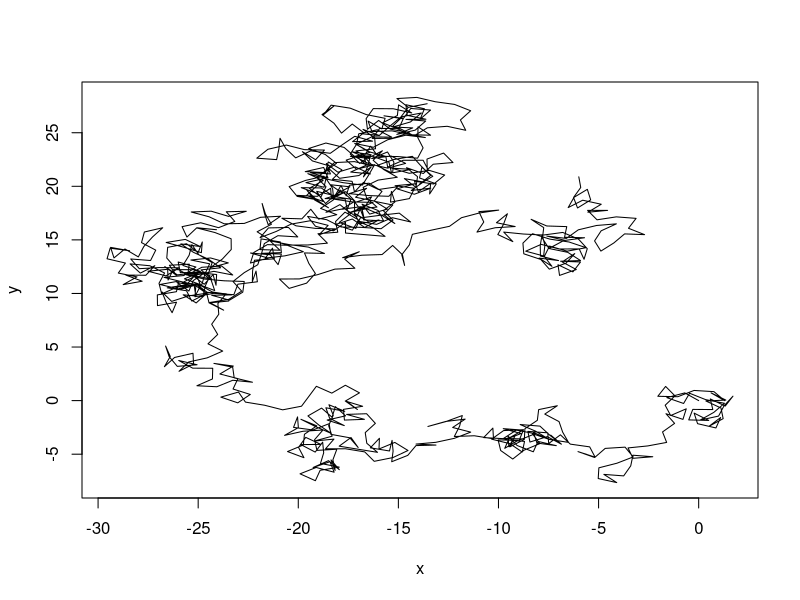
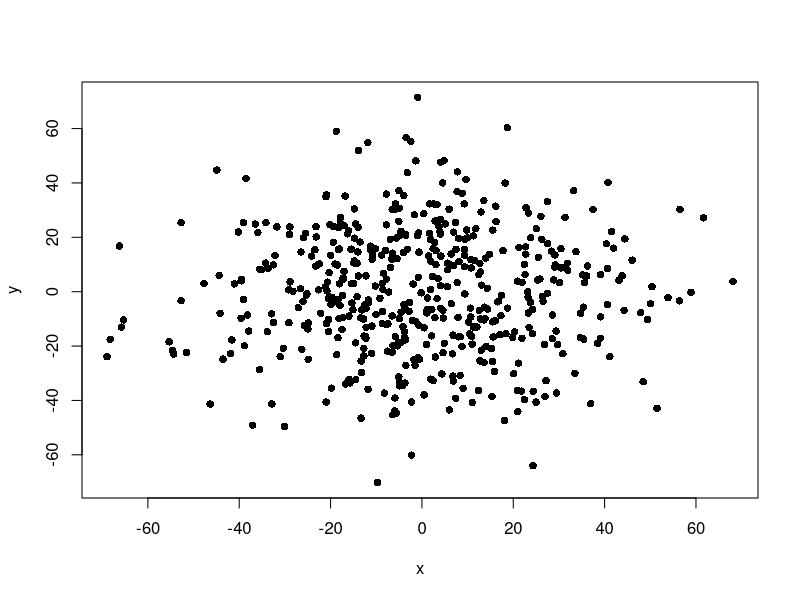
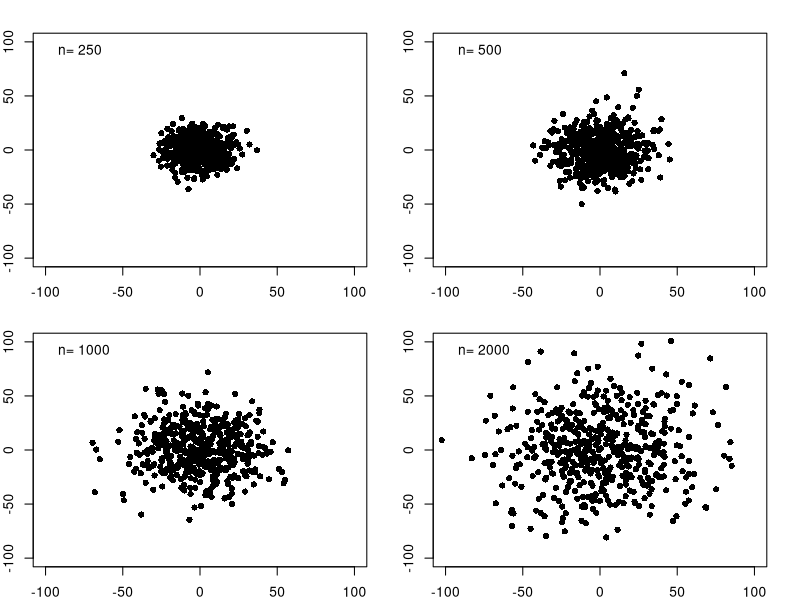
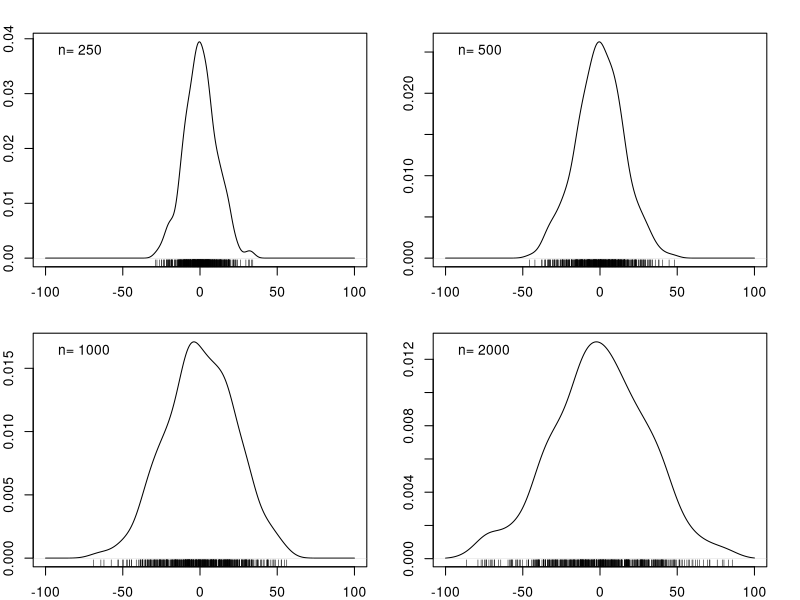
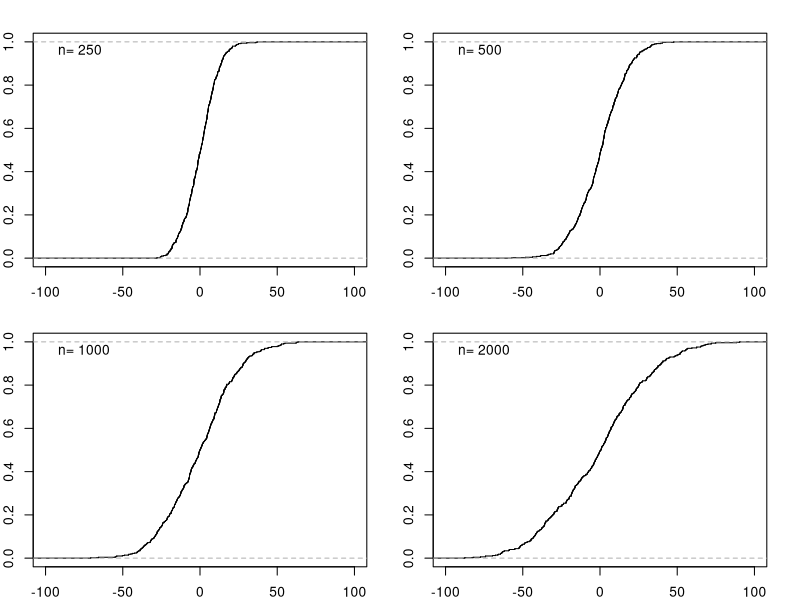
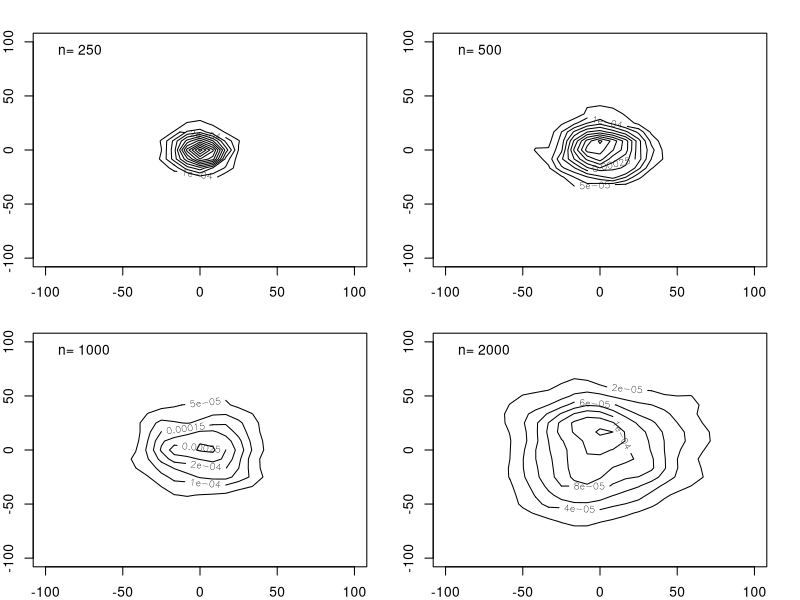
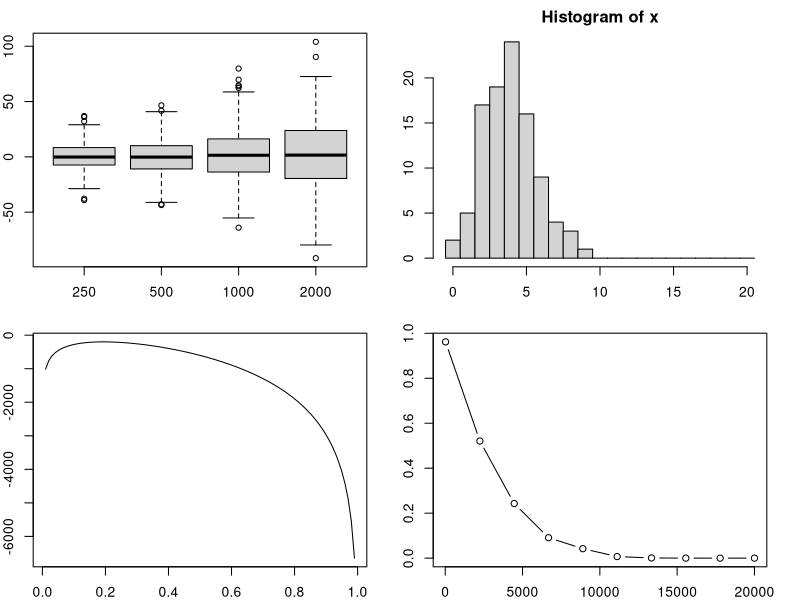
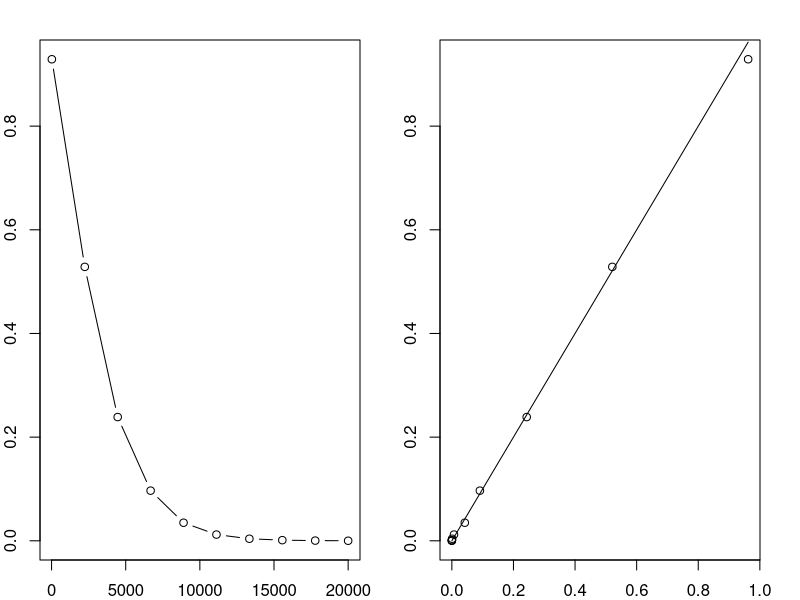

The R script that drew these images, in order: (Note: this script raises an error after producing the figures.)
## ---- chunk 1
solution <- TRUE
results <- TRUE
knitr::opts_chunk$set(echo=solution,include=results)
set.seed(1)
# to render:
# rmarkdown::render("~/Documents/Programming/R/geostats/quizzes/extra.Rmd")
# then parse into separate PDFs using parsextra.R
## ---- chunk 2
   # brownian motion for one particle:
   brown <- function(xy0=rep(0,2),n=1000){
      xy <- matrix(rep(xy0,n),ncol=2,byrow=TRUE)
      d <- runif(n,min=0,max=2*pi) # random directions
      for (i in 2:n){
         dx <- cos(d[i])
         dy <- sin(d[i])
         xy[i,1] <- xy[i-1,1] + dx
         xy[i,2] <- xy[i-1,2] + dy
      }
      return(xy)
   }
   xy <- brown()
   plot(xy,type='l',xlab='x',ylab='y')
## ---- chunk 3
   n <- 1000
   N <- 500
   xyf <- matrix(NA,nrow=N,ncol=2)
   for (i in 1:N){
      xyf[i,] <- brown(n=n)[n,]
   }
   plot(xyf,type='p',pch=16,xlab='x',ylab='y')
## ---- chunk 4
   cloud <- function(n=1000,N=500,plot=TRUE,...){
      xyf <- matrix(NA,nrow=N,ncol=2)
      for (i in 1:N){
         xyf[i,] <- brown(n=n)[n,]
      }
      if (plot) plot(xyf,pch=16,xlab='x',ylab='y',...)
      invisible(xyf) # returns the values without printing them at the console
   }

   par(mfrow=c(2,2),mar=rep(2,4))
   lims <- c(-100,100)
   ns <- c(250,500,1000,2000)
   for (n in ns){
      cloud(n=n,xlim=lims,ylim=lims)
      legend('topleft',legend=paste('n=',n),bty='n')
   }
## ---- chunk 5
   par(mfrow=c(2,2),mar=rep(2,4))
   for (n in ns){
      xy <- cloud(n=n,plot=FALSE)
      d <- density(xy[,1],from=-100,to=100)
      plot(d,main='')
      rug(xy[,1])
      legend('topleft',legend=paste('n=',n),bty='n')
   }
   for (n in ns){
      xy <- cloud(n=n,plot=FALSE)
      d <- ecdf(xy[,1])
      plot(d,xlim=c(-100,100),main='',verticals=TRUE,pch=NA)
      legend('topleft',legend=paste('n=',n),bty='n')
   }
## ---- chunk 6
   par(mfrow=c(2,2),mar=rep(2,4))
   lims <- c(-100,100)
   for (n in ns){
      xy <- cloud(n=n,plot=FALSE)
      d2d <- MASS::kde2d(x=xy[,1],y=xy[,2],lims=rep(lims,2))
      contour(d2d,xlim=lims,ylim=lims)
      legend('topleft',legend=paste('n=',n),bty='n')
   }
## ---- chunk 7
   nn <- length(ns)
   tab <- data.frame(means=rep(0,nn),medians=rep(0,nn),sds=rep(0,nn),iqrs=rep(0,nn))
   for (i in 1:nn){
      x <- cloud(n=ns[i],plot=FALSE)[,1]
      tab[i,'means'] <- mean(x)
      tab[i,'medians'] <- median(x)
      tab[i,'sds'] <- sd(x)
      tab[i,'iqrs'] <- IQR(x)
   }
   tab
## ---- chunk 8
   dat <- list()
   for (i in 1:nn){
      dat[[i]] <- cloud(n=ns[i],plot=FALSE)[,1]
   }
   names(dat) <- ns
   boxplot(dat)
## ---- chunk 9
   len <- 8 # length of the password
   nupper <- 26 # A -> Z
   nlower <- 26 # a -> z
   ndigit <- 10 # 0 -> 9
   # total number of 8-character strings:
   N <- (nupper+nlower+ndigit)^len
   # remove all the passwords with no uppercase letter, lowercase letter, or digit:
   N <- N - (nlower+ndigit)^len - (nupper+ndigit)^len - (nlower+nupper)^len
   # But then you removed some passwords twice. You must add back all passwords with
   # no lowercase AND no uppercase, no lowercase AND no digit, or no uppercase AND no digit:
   N <- N + ndigit^len + nupper^len + nlower^len
   # hence the total number of passwords is
   print(N)
## ---- chunk 10
   set.seed(2) # to get reproducible results (comment out for truly random values)
   p <- runif(1)
   print(p)
## ---- chunk 11
   n <- 20
   r <- runif(n)
   print(sum(r<p))
## ---- chunk 12
   N <- 100
   m <- matrix(runif(n*N),nrow=N,ncol=n)
   x <- rowSums(m<p)
   h <- hist(x,breaks=seq(from=-0.5,to=20.5,by=1))
## ---- chunk 13
   phat <- 0.5 # example value
   d <- dbinom(x=x, size=n, prob=phat)
## ---- chunk 14
   d <- dbinom(x=x, size=n, prob=phat, log=TRUE)
   LL <- sum(d)
   print(LL)
## ---- chunk 15
   phat <- seq(from=0.01,to=0.99,by=0.01) # values of 0 and 1 don't work
   np <- length(phat)
   LL <- rep(0,np)
   for (i in 1:np){
   d <- dbinom(x=x, size=n, prob=phat[i], log=TRUE)
   LL[i] <- sum(d)
   }
   plot(phat,LL,type='l')
## ---- chunk 16
   i <- which.max(LL)
   message('phat=',phat[i],', p=',signif(p,2))
## ---- chunk 17
   n <- 20
   p <- 0.52
   r <- rbinom(n=1,size=n,prob=p)
## ---- chunk 18
   alpha <- 0.05
   p0 <- 0.5
   h <- binom.test(x=r,n=n,p=p0)
   message('The data ',ifelse(h$p.value<alpha,'fail','pass'),' the test')
## ---- chunk 19
   N <- 1000
   r <- rbinom(n=N,size=n,prob=p)
   npass <- 0
   for (i in 1:N){
      h <- binom.test(x=r[i],n=n,p=p0)
      if (h$p.value>alpha) npass <- npass + 1
   }
   prob <- npass/N
   message(signif(100*prob,2),'%')
## ---- chunk 20
   # write a function to avoid duplicate code:
   btest <- function(n=20,N=1000,p=0.52,p0=0.5,alpha=0.05){
      r <- rbinom(n=N,size=n,prob=p)
      npass <- 0
      for (i in 1:N){
         h <- binom.test(x=r[i],n=n,p=p0)
      	 if (h$p.value>alpha) npass <- npass + 1
      }
      return(npass/N)
   }

   # use the function
   prob <- btest(n=200,p=p)
   message(signif(100*prob,2),'%')
## ---- chunk 21
   nt <- 10 # number of tests
   nn <- seq(from=20,to=20000,length.out=nt)
   pp <- rep(0,nt)
   for (i in 1:nt){
      pp[i] <- btest(n=nn[i],p=p)
   }
   plot(x=nn,y=pp,type='b',xlab='sample size',ylab='probability of type-2 error')
## ---- chunk 22
   type2 <- function(n=20,p=0.52,p0=0.5){
      # rejection region of a two-sided binomial test for p=0.5
      ll <- qbinom(p=0.025,size=n,prob=p0) # lower limit
      ul <- qbinom(p=0.975,size=n,prob=p0) # upper limit
      # compute the probabilities of erroneously accepted values
      pu <- pbinom(q=ul,size=n,prob=p)
      pl <- pbinom(q=ll,size=n,prob=p)
      return(pu-pl)
   }
   
   pp2 <- rep(0,nt)
   for (i in 1:nt){
      pp2[i] <- type2(n=nn[i],p=p)
   }
   par(mfrow=c(1,2))
   plot(x=nn,y=pp2,type='b',xlab='sample size',ylab='probability of type-2 error')
   plot(x=pp,y=pp2,xlab='numerical',ylab='analytical')
   lines(range(pp),range(pp))
## ---- chunk 23
   # define a function to avoid future duplication of code:
   bci <- function(n=20,N=10,p=0.5){
      out <- matrix(0,nrow=3,ncol=N)
      rownames(out) <- c('r','ll','ul')
      out['r',] <- rbinom(n=N,size=n,prob=p)
      for (i in 1:N){
         h <- binom.test(out['r',i],n=n)
         out[c('ll','ul'),i] <- h$conf.int
      }
      return(out)
   }

   # use the new function:
   ci <- bci(p=0.55)
   print(ci)
## ---- chunk 24
   plotci <- function(ci,...){
      N <- ncol(ci)
      plot(1:N,ci['r',]/n,pch=16,ylim=c(0,1),bty='n',xlab='i',ylab='p',...)
      arrows(x0=1:N,y0=ci['ll',],y1=ci['ul',],length=0.1,angle=90,code=3)
   }
   plotci(ci)
## ---- chunk 25
   # write function to avoid future duplication:
   bciexplorer <- function(n=20,N=10,p=0.5,p0=0.5){
      ci <- bci(n=n,N=N,p=p)
      overlap <- sum(p0>ci['ll',] & p0<ci['ul',])
      tit <- paste0(overlap,'/',N,' overlapping') # title
      plotci(ci,main=tit)
      lines(x=1:N,y=rep(p0,N),lty=2)
   }

   # use the function:
   bciexplorer(n=20,N=10,p=0.55,p0=0.5)
## ---- chunk 26
   par(mfrow=c(1,2))
   bciexplorer(n=200,N=10,p=0.55,p0=0.5)
   bciexplorer(n=2000,N=10,p=0.55,p0=0.5)
## ---- chunk 27
   dt <- 1                             # time step
   lamp <- 1/100                       # decay constant
   tt <- seq(from=0,to=500,by=dt)      # time vector
   nt <- length(tt)                    # number of steps
   P <- rep(10000,nt)                  # parent atoms
   D <- rep(0,nt)                      # daughter atoms
   dD <- rep(0,nt)                     # lost daughter atoms per step
   for (i in 1:(nt-1)){
      dD[i] <- rpois(n=1,lambda=lamp*P[i]*dt)
      D[i+1] <- D[i] + dD[i]
      P[i+1] <- P[i] - dD[i]
   }
   dD[nt] <- rpois(n=1,lambda=lamp*P[nt]*dt) # final step
   par(mfrow=c(1,2))
   plot(x=tt,y=P,type='l',col='red',xlab='time',ylab='atoms')
   lines(x=tt,y=D,col='blue')
   legend('right',legend=c('P','D'),lty=1,col=col,text.col=col,bty='n')
   plot(tt,dD,type='l',xlab='time',ylab=expression(Delta*'D'))
## ---- chunk 28
   ell <- function(n=1,a=1,b=1,alpha=0){
      beta <- runif(n,min=0,max=2*pi) # random directions
      dx <- a*cos(alpha)*cos(beta) - b*sin(alpha)*sin(beta)
      dy <- a*sin(alpha)*cos(beta) + b*cos(alpha)*sin(beta)
      cbind(dx,dy)
   }

   # brownian motion for one particle:
   brown <- function(xy0=rep(0,2),n=1000,a=1,b=1,alpha=0){
      xy <- matrix(rep(xy0,n),ncol=2,byrow=TRUE)
      dxy <- ell(n=n,a=a,b=b,alpha=alpha)
      for (i in 2:n){
         xy[i,1] <- xy[i-1,1] + dxy[i,1]
         xy[i,2] <- xy[i-1,2] + dxy[i,2]
      }
      return(xy)
   }
   xy <- brown(a=2,b=0.5,alpha=pi/4)
   plot(xy,type='l',xlab='x',ylab='y',asp=1)

   n <- 1000
   N <- 500
   xyf <- matrix(NA,nrow=N,ncol=2)
   for (i in 1:N){
      xyf[i,] <- brown(n=n,a=2,b=0.5,alpha=pi/4)[n,]
   }
   plot(xyf,type='p',pch=16,xlab='x',ylab='y',asp=1)
## ---- chunk 29
   cloud <- function(n=1000,N=500,plot=TRUE,a=1,b=1,alpha=0,...){
      xy <- matrix(NA,nrow=N,ncol=2)
      for (i in 1:N){
         xy[i,] <- brown(n=n,a=a,b=b,alpha=alpha)[n,]
      }
      # the optional plot argument will be used in exercise 11 below
      if (plot) plot(xy,pch=16,xlab='x',ylab='y',...)
      invisible(xy)
   }

   par(mfrow=c(2,2),mar=rep(2,4))
   lims <- c(-150,150)
   a <- c(1,2  ,2  ,2)
   b <- c(1,0.5,0.5,0.5)
   alpha <- c(0,pi/4,-pi/4,0)
   n <- 1000
   for (i in 1:4){
      cloud(n=n,xlim=lims,ylim=lims,a=a[i],b=b[i],alpha=alpha[i],asp=1)
      mtext(text=paste0('a=',a[i],', b=',b[i]),line=1)
      adeg <- signif(alpha[i]*180/pi,2)
      mtext(text=substitute(alpha~'='~a~degree,list(a=adeg)),line=0)
   }
## ---- chunk 30
   mu <- c(-2,3)
   Sigma <- matrix(c(1,-2,-2,5),nrow=2,ncol=2)
   x <- mu[1]
   y <- mu[2]
   sx <- sqrt(Sigma[1,1])
   sy <- sqrt(Sigma[2,2])
   sxy <- Sigma[1,2]
   z <- x + 2*y
   # using equation 8.10:
   sz <- sqrt( sx^2 + (2*sy)^2 + 2*2*sxy )
   message('z=',signif(z,2),', s[z]=',signif(sz,2))
## ---- chunk 31
   # instead of loading the entire MASS package,
   # you can also call one of its functions like this:
   xy <- MASS::mvrnorm(n=1000,mu=mu,Sigma=Sigma)
   Z <- xy[,1] + 2*xy[,2]
   sZ <- sd(Z)
   message('z=',signif(mean(Z),2),', s[z]=',signif(sZ,2))
## ---- chunk 32
   # step 1:
   z <- (x^2)*(y^3)
   dzdx <- 2*x*y^3
   dzdy <- 3*(x^2)*(y^2)
   # using equation 8.8:
   sz <- sqrt( (dzdx*sx)^2 + (dzdy*sy)^2 + 2*dzdx*dzdy*sxy )
   message('z=',signif(z,2),', s[z]=',signif(sz,2))
   # step 2:
   xy <- MASS::mvrnorm(n=1000,mu=mu,Sigma=Sigma)
   Z <- (xy[,1]^2)*(xy[,2]^3)
   sZ <- sd(Z)
   message('z=',signif(mean(Z),2),', s[z]=',signif(sZ,2))
## ---- chunk 33
   Sigma <- matrix(c(.01,-.02,-.02,.05),nrow=2,ncol=2)
   sx <- sqrt(Sigma[1,1])
   sy <- sqrt(Sigma[2,2])
   sxy <- Sigma[1,2]
   # step 1:
   z <- (x^2)*(y^3)
   dzdx <- 2*x*y^3
   dzdy <- 3*(x^2)*(y^2)
   # using equation 8.8:
   sz <- sqrt( (dzdx*sx)^2 + (dzdy*sy)^2 + 2*dzdx*dzdy*sxy )
   message('z=',signif(z,2),', s[z]=',signif(sz,2))
   # step 2:
   xy <- MASS::mvrnorm(n=1000,mu=mu,Sigma=Sigma)
   Z <- (xy[,1]^2)*(xy[,2]^3)
   sZ <- sd(Z)
   message('z=',signif(mean(Z),2),', s[z]=',signif(sZ,2))
## ---- chunk 34
   a <- c(1,2 ,2 ,2)
   b <- c(1,0.5,0.5,0.5)
   alpha <- c(0,pi/4,-pi/4,0)
   n <- 1000
   N <- 100
   nc <- length(a)
   par(mfcol=c(2,nc),mar=rep(2,4))
   xy <- list() # storing the matrices in a list will save trouble later
   for (i in 1:nc){
      xy[[i]] <- cloud(n=n,N=N,a=a[i],b=b[i],alpha=alpha[i],plot=FALSE)
      qqnorm(xy[[i]][,1],main=paste0('x',i))
      qqnorm(xy[[i]][,2],main=paste0('y',i))
   }
## ---- chunk 35
   pvals <- matrix(0,nrow=2,ncol=nc)
   rownames(pvals) <- c('x','y')
   for (i in 1:nc){
      x <- xy[[i]][,1]
      y <- xy[[i]][,2]
      ksx <- ks.test(x=x,y='pnorm',mean=mean(x),sd=sd(x))
      ksy <- ks.test(x=y,y='pnorm',mean=mean(x),sd=sd(y))
      pvals['x',i] <- ksx$p.value
      pvals['y',i] <- ksy$p.value
   }
   signif(pvals,2)
## ---- chunk 36
   a <- c(1,2  ,2  ,2)
   b <- c(1,0.5,0.5,0.5)
   alpha <- c(0,pi/4,-pi/4,0)
   n <- 1000
   N <- 500
   xyf <- matrix(NA,nrow=N,ncol=2)
   for (i in 1:4){
      for (j in 1:N){
         xyf[j,] <- brown(n=n,a=a[i],b=b[i],alpha=alpha[i])[n,]
      }
      adeg <- alpha[i]*180/pi
      message('a=',a[i],', b=',b[i],', alpha=',signif(adeg,2),'deg')
      r <- cor(xyf[,1],xyf[,2])
      message('r[x,y]=',signif(r,2))
   }
